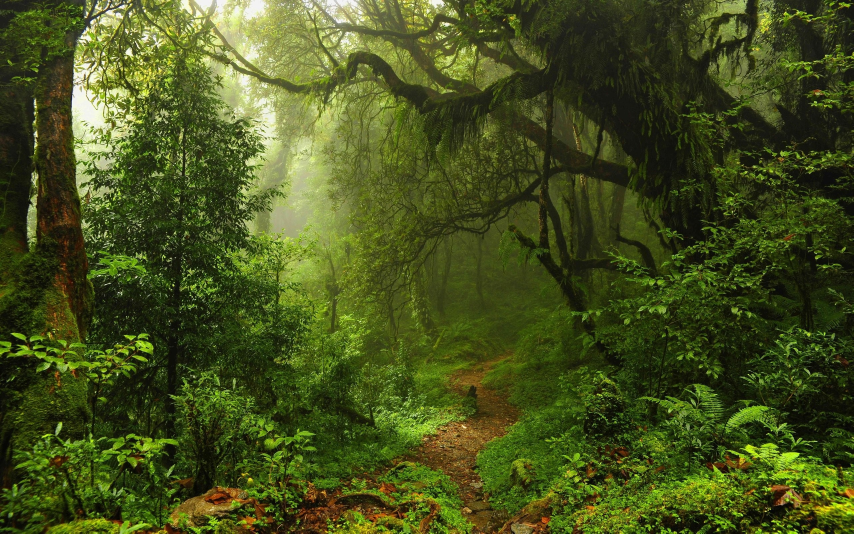
#> input picture jungle.jpg, 2560 x 1600 px (shown at 1/3 size)
$ jupyter execute --allow-errors vfxHW.ipynb
#> lines starting #> are read from the running program, lines starting #| are printed output that depends on the picture; after the words box and inside, x2 and y2 are one past the last pixel; in counts of white or black regions, pixels touching at a corner belong together; pictures that were not available may be replaced by others from this repository, and a replacement may not be noted
[cell 1]
import numpy as np
import os
import cv2
from matplotlib import pyplot as plt
# from moviepy.editor import ImageClip, CompositeVideoClip
bird=cv2.VideoCapture('bird_dove.mp4')
lion=cv2.VideoCapture('lion_roar_2.mp4')

# Calculate the frame number to start from (11 seconds)
fps = bird.get(cv2.CAP_PROP_FPS)
start_frame = int(12 * fps)
bird.set(cv2.CAP_PROP_POS_FRAMES, start_frame)

jungle=cv2.imread('jungle.jpg')
#> jungle is the input picture: shape (1600, 2560, 3); mean B, G, R 29.5, 80.8, 69.5
jungle=np.array(jungle)

back1 = jungle[:800, :].copy()
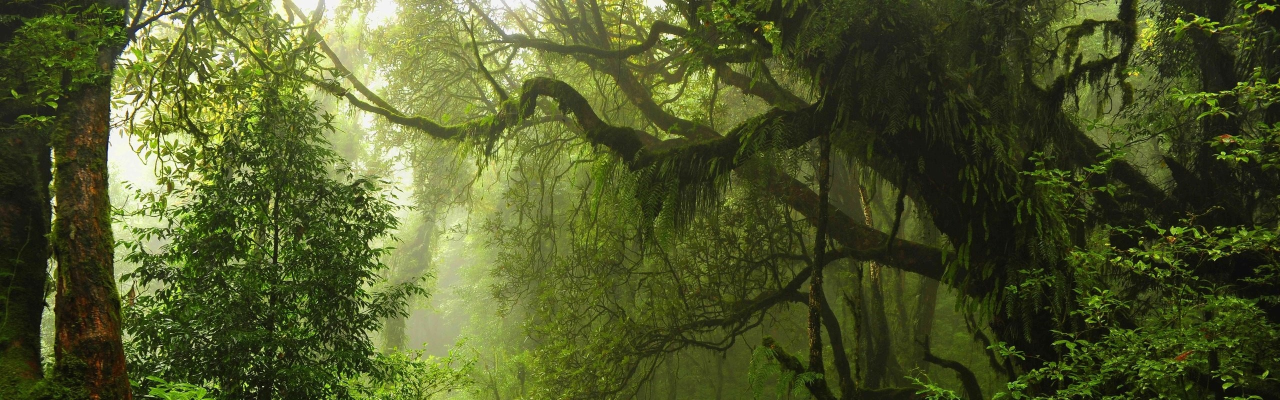
#> back1: shape (800, 2560, 3) (shown at 1/2 size); mean B, G, R 41.7, 88.4, 79.9
back2 = jungle[800:, :].copy()
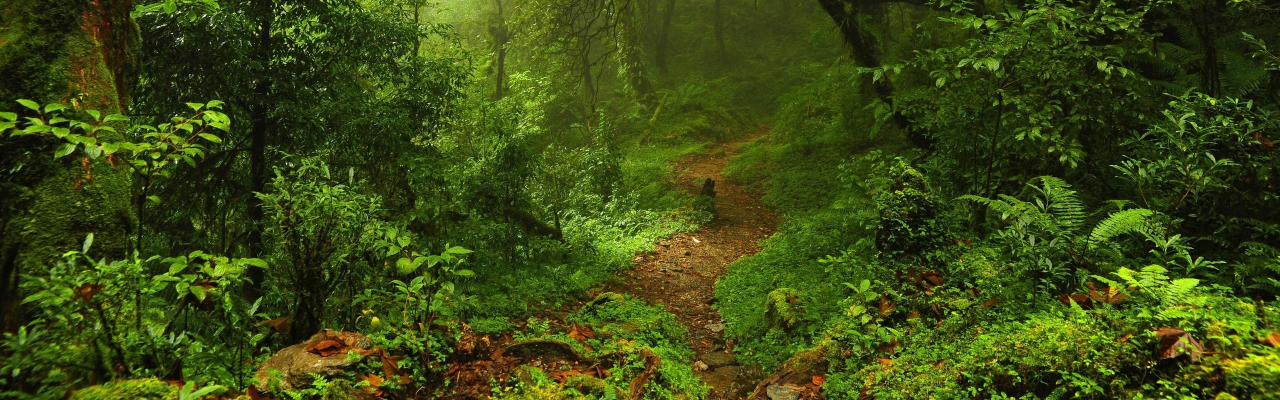
#> back2: shape (800, 2560, 3) (shown at 1/2 size); mean B, G, R 17.2, 73.1, 59
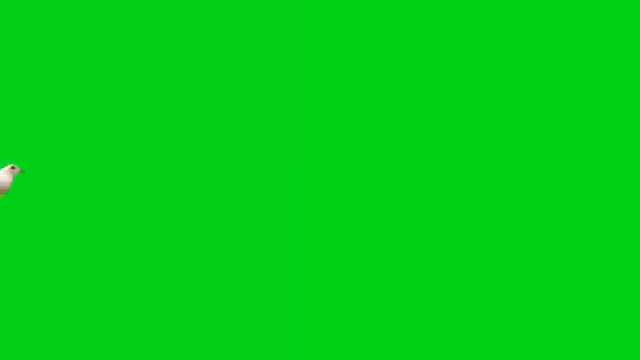
#> input picture frame 360 of bird_dove.mp4, 640 x 360 px
#> further down, bird_frame is the input picture: shape (360, 640, 3); mean B, G, R 21.7, 208, 0.3
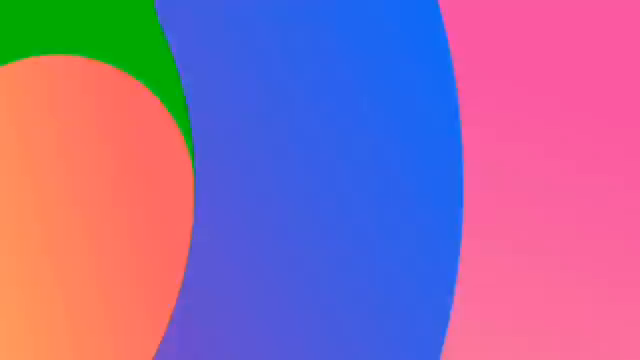
#> input picture frame 337 of bird_dove.mp4, 640 x 360 px, given in place of lion_roar_2.mp4, which was not available
#> further down, lion_frame is the input picture: shape (360, 640, 3); mean B, G, R 166.6, 107.1, 155.4
#> `back1 = cv2.resize(back1, (640, 360))`:
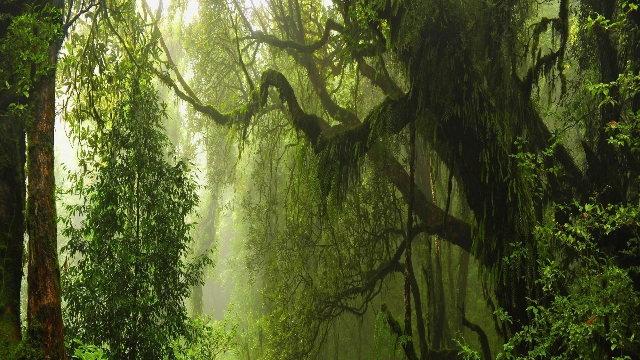
#> back1: shape (360, 640, 3); mean B, G, R 41.6, 88.3, 79.8
#> `back2= cv2.resize(back2, (1280, 720))`:
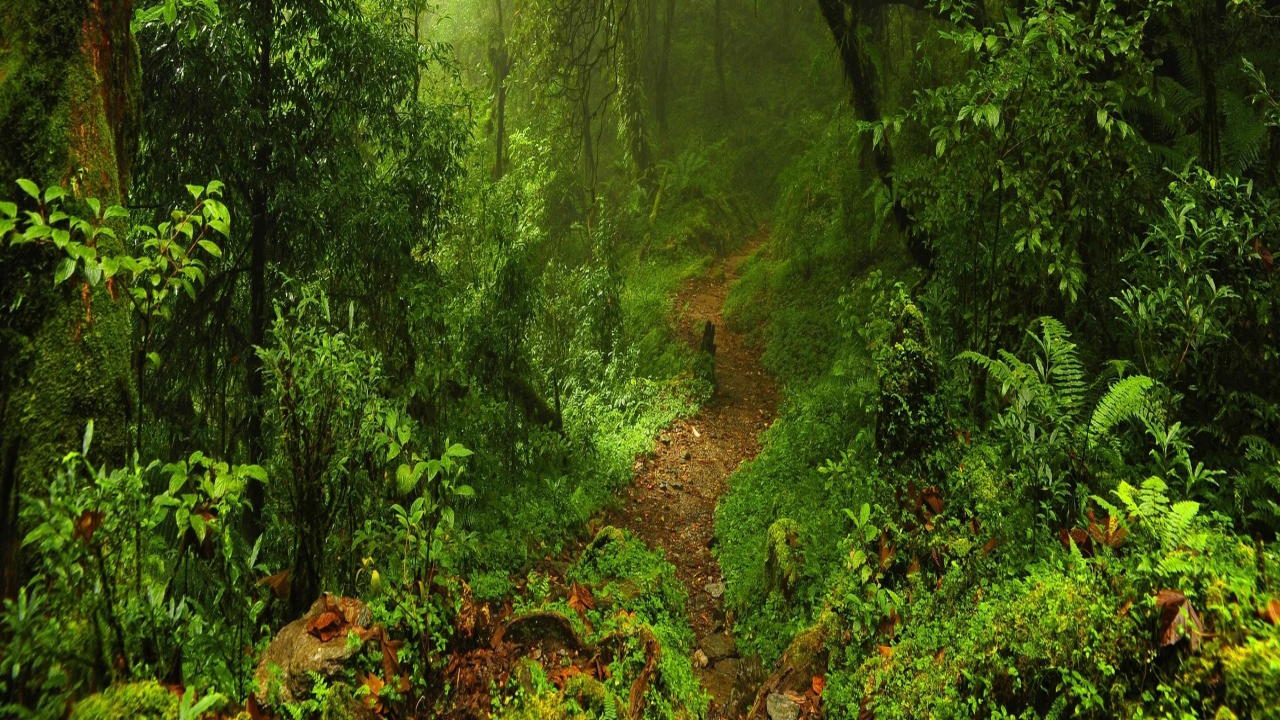
#> back2: shape (720, 1280, 3); mean B, G, R 17.1, 73, 58.9
#> `lion_hsv=cv2.cvtColor(lion_frame,cv2.COLOR_BGR2HSV)`: lion_hsv: shape (360, 640, 3); mean H, S, V 102.1, 176.4, 238
#> `mask=cv2.inRange(lion_hsv,lowerRange,upperRange)`:
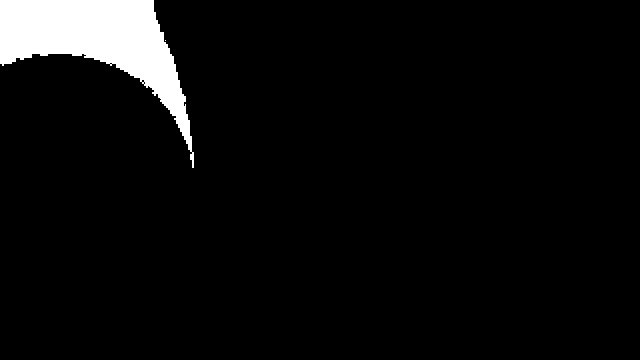
#> mask: shape (360, 640); 5.1% white; 2 white regions (1 under 20 px), largest, box (x1, y1, x2, y2) and area: (0, 0, 194, 168) 11844
#> `lion_masked=cv2.bitwise_and(lion_frame,cv2.cvtColor(inv_mask,cv2.COLOR..`:
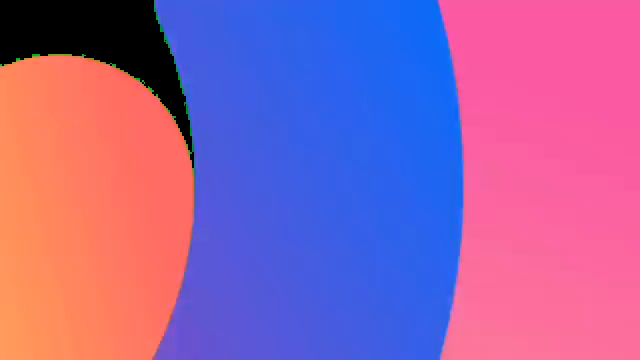
#> lion_masked: shape (360, 640, 3); mean B, G, R 166.4, 98.4, 155.4

greenRGB = np.array([[[56, 255, 10]]], dtype=np.uint8)
greenHSV = cv2.cvtColor(greenRGB, cv2.COLOR_RGB2HSV)
lowerRange = np.array([greenHSV[0][0][0] - 10, 100, 100])
upperRange = np.array([greenHSV[0][0][0] + 10, 255, 255])

#> (the rest of this cell did not finish here and is left out)
